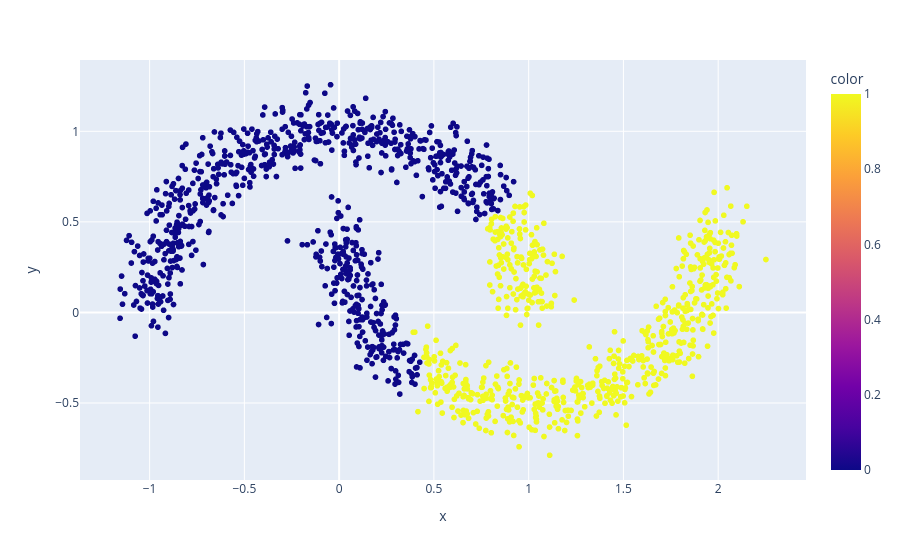

Notebook code cell kept with this figure:
### Code cell
hc = AgglomerativeClustering(n_clusters=2,linkage="ward")
rotulos_hc = hc.fit_predict(x_random)
grafico_hc = px.scatter(x=x_random[:,0],y=x_random[:,1],color=rotulos_hc)
grafico_hc.show()

### Figure 1 — Plotly figure (JSON) as saved in the notebook; plotly's stock layout.template omitted (floating-point values rounded to 4 significant figures; data arrays with more than 128 entries replaced by an {"elided": "..."} marker saying what was removed)
{"data": [{"hovertemplate": "x=%{x}<br>y=%{y}<br>color=%{marker.color}<extra></extra>", "legendgroup": "", "marker": {"color": {"elided": "1500 int values"}, "coloraxis": "coloraxis", "symbol": "circle"}, "mode": "markers", "name": "", "showlegend": false, "type": "scattergl", "x": {"elided": "1500 float values"}, "xaxis": "x", "y": {"elided": "1500 float values"}, "yaxis": "y"}], "layout": {"coloraxis": {"colorbar": {"title": {"text": "color"}}, "colorscale": [[0, "#0d0887"], [0.1111, "#46039f"], [0.2222, "#7201a8"], [0.3333, "#9c179e"], [0.4444, "#bd3786"], [0.5556, "#d8576b"], [0.6667, "#ed7953"], [0.7778, "#fb9f3a"], [0.8889, "#fdca26"], [1, "#f0f921"]]}, "legend": {"tracegroupgap": 0}, "margin": {"t": 60}, "xaxis": {"anchor": "y", "domain": [0, 1], "title": {"text": "x"}}, "yaxis": {"anchor": "x", "domain": [0, 1], "title": {"text": "y"}}}}
